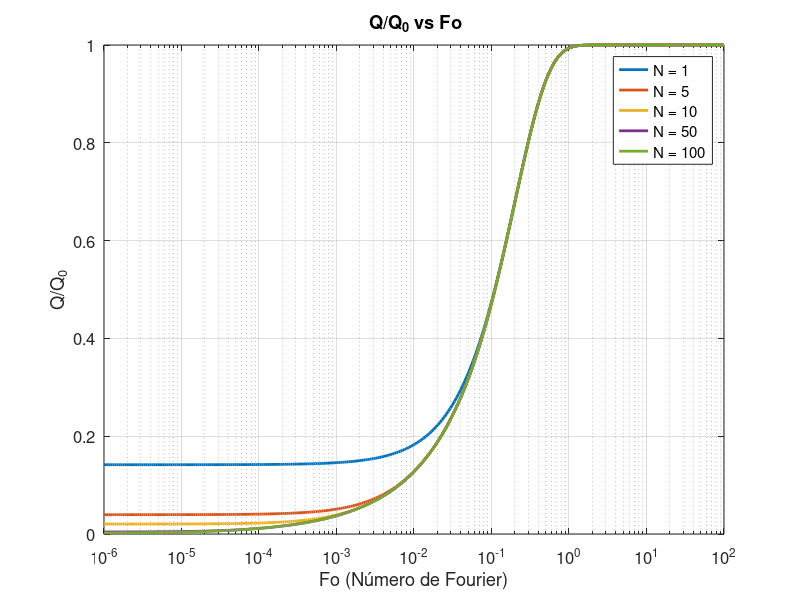

Write the MATLAB code that produced this figure.
clc; clear; close all;

% --- Parâmetros fixos ---
Bi = 1.67;
Fo_vals = logspace(-6, 2 , 300);    % Escala log no tempo
N_values = [1, 5, 10, 50, 100];     % Número de termos na série

% --- Função transcendental para autovalores ---
f = @(mu) mu .* cot(mu) + Bi;

% --- Pré-cálculo de autovalores (mu) e coeficientes (Ai) ---
maxN = max(N_values);
mu = zeros(1, maxN);
Ai = zeros(1, maxN);

for i = 1:maxN
    a = (i - 1) * pi + 0.001;
    b = i * pi - 0.001;
    mu(i) = fzero(f, [a, b]);
end

for i = 1:maxN
    num = 2 * (mu(i)^2 + Bi^2) * (1 - cos(mu(i)));
    den = (mu(i)^2 + Bi^2 + Bi) * mu(i);
    Ai(i) = num / den;
end

% --- Temperatura média e Q/Q0 ---
TempMedia_all = zeros(length(Fo_vals), length(N_values));
Q_Q0_all = zeros(length(Fo_vals), length(N_values));

for p = 1:length(N_values)
    N = N_values(p);
    TempMedia = zeros(size(Fo_vals));

    for k = 1:N
        TempMedia = TempMedia + ...
            2 * (mu(k)^2 + Bi^2) * (1 - cos(mu(k)))^2 .* exp(-mu(k)^2 * Fo_vals) ...
            / ((mu(k)^2 + Bi^2 + Bi) * mu(k)^2);
    end

    TempMedia_all(:, p) = TempMedia;
    Q_Q0_all(:, p) = 1 - TempMedia;  % Razão adimensional de calor
end

% --- Plotar Q/Q0 ---
figure;
semilogx(Fo_vals, Q_Q0_all, 'LineWidth', 2); hold on;

legend(arrayfun(@(n) sprintf('N = %d', n), N_values, 'UniformOutput', false), ...
       'Location', 'Best', 'FontSize', 10);

xlabel('Fo (Número de Fourier)', 'FontSize', 12);
ylabel('Q/Q_0', 'FontSize', 12);
title(' Q/Q_0 vs Fo', 'FontSize', 14);
grid on;
set(gca, 'FontSize', 12);
